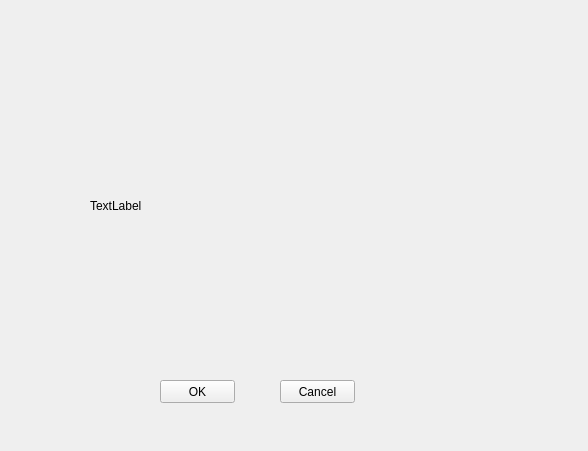
<?xml version="1.0" encoding="UTF-8"?>
<ui version="4.0">
 <class>GetHeadPicture</class>
 <widget class="QWidget" name="GetHeadPicture">
  <property name="geometry">
   <rect>
    <x>0</x>
    <y>0</y>
    <width>588</width>
    <height>451</height>
   </rect>
  </property>
  <property name="windowTitle">
   <string>Form</string>
  </property>
  <widget class="QPushButton" name="pushButton">
   <property name="geometry">
    <rect>
     <x>160</x>
     <y>380</y>
     <width>75</width>
     <height>23</height>
    </rect>
   </property>
   <property name="text">
    <string>OK</string>
   </property>
  </widget>
  <widget class="QPushButton" name="pushButton_2">
   <property name="geometry">
    <rect>
     <x>280</x>
     <y>380</y>
     <width>75</width>
     <height>23</height>
    </rect>
   </property>
   <property name="text">
    <string>Cancel</string>
   </property>
  </widget>
  <widget class="QLabel" name="label">
   <property name="geometry">
    <rect>
     <x>90</x>
     <y>50</y>
     <width>391</width>
     <height>311</height>
    </rect>
   </property>
   <property name="text">
    <string>TextLabel</string>
   </property>
  </widget>
 </widget>
 <resources/>
 <connections/>
</ui>
